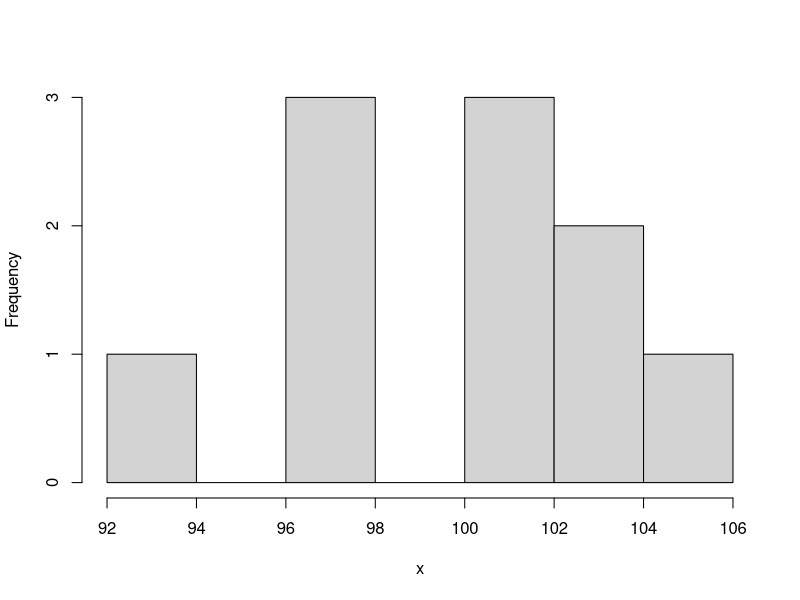
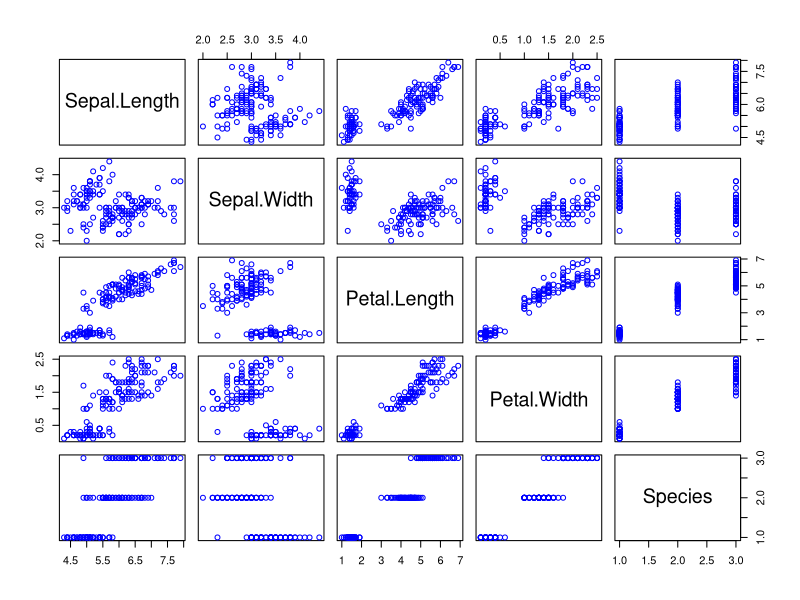
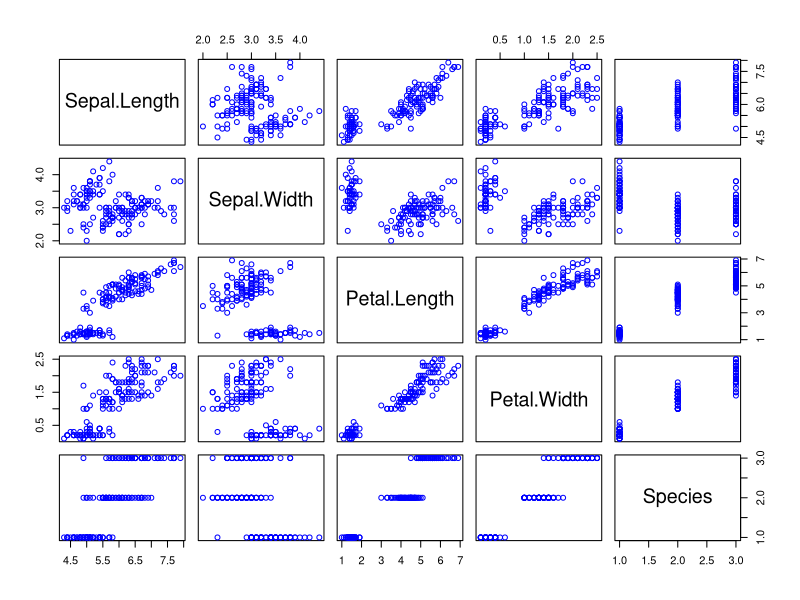

Generate these figures, in order, with R:
## ---- chunk 1
  x <- rnorm(n = 10, mean = 100, sd = 5)
  hist(x, main = "")
## ---- chunk 2
  data(iris)
  plot(iris, col = "blue")
  x <- iris[1,1]
## ---- chunk 3
  data(iris)
  plot(iris, col = "blue")
  x <- iris[1,1]
